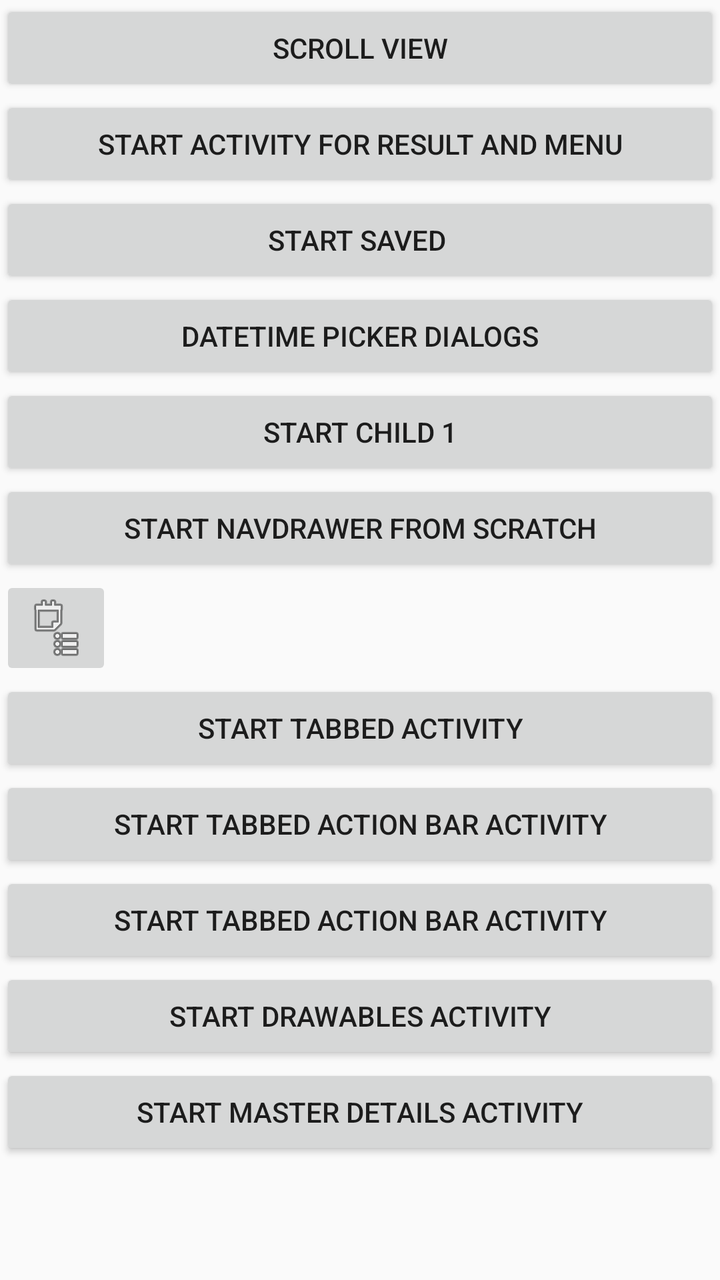
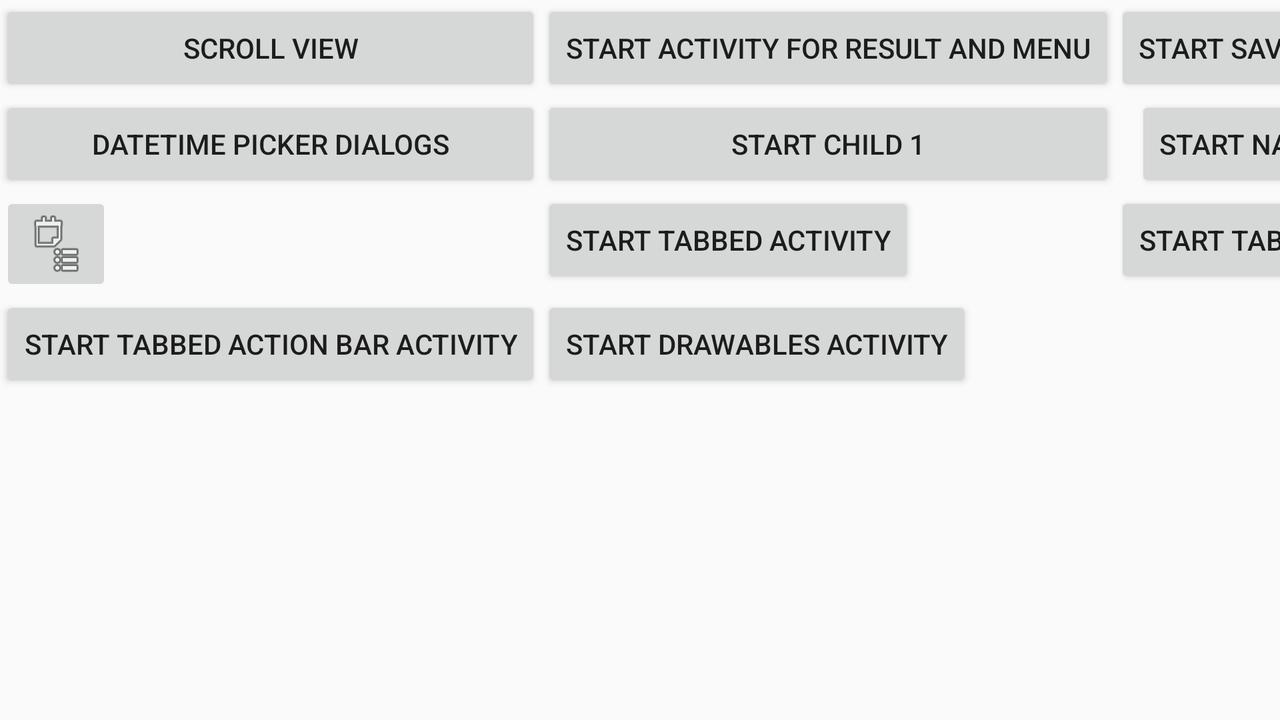

An Android layout and its configuration variant, each rendered on a device that would load it. The default file and the variant file are quoted in full after the pictures.
<!-- AndroidManifest.xml: activity theme Theme.AppCompat.DayNight.DarkActionBar -->
<!-- res/layout/activity_main.xml -->
<?xml version="1.0" encoding="utf-8"?>
<ScrollView xmlns:android="http://schemas.android.com/apk/res/android"
    xmlns:app="http://schemas.android.com/apk/res-auto"
    xmlns:tools="http://schemas.android.com/tools"
    android:layout_width="match_parent"
    android:layout_height="match_parent"
    tools:context=".MainActivity">

    <LinearLayout
        android:layout_width="match_parent"
        android:layout_height="wrap_content"
        android:orientation="vertical">

        <Button
            android:id="@+id/btn_scroll_view"
            android:layout_width="match_parent"
            android:layout_height="wrap_content"
            android:text="@string/btn_scroll_view"
            android:onClick="onClick"/>

        <Button
            android:id="@+id/btn_start_activity_result"
            android:layout_width="match_parent"
            android:layout_height="wrap_content"
            android:text="@string/btn_start_activity_for_result"
            android:onClick="onClick"/>
        <Button
            android:id="@+id/btn_saved"
            android:layout_width="match_parent"
            android:layout_height="wrap_content"
            android:text="Start Saved "
            android:onClick="onClick"/>

        <Button
            android:id="@+id/btn_datetime"
            android:layout_width="match_parent"
            android:layout_height="wrap_content"
            android:text="Datetime Picker Dialogs"
            android:onClick="onClick"/>
        <Button
            android:id="@+id/btn_startchild"
            android:layout_width="match_parent"
            android:layout_height="wrap_content"
            android:text="Start Child 1"
            android:onClick="onClick"/>
        <Button
            android:id="@+id/btn_navDrawerFromScratchActivity"
            android:layout_width="match_parent"
            android:layout_height="wrap_content"
            android:text="Start Navdrawer From Scratch"
            android:onClick="onClick"/>

        <ImageButton
            android:layout_width="wrap_content"
            android:layout_height="wrap_content"
            android:id="@+id/button_popup"
            android:src="@android:drawable/ic_menu_agenda"/>
        <Button
            android:id="@+id/btn_tabbedactivity"
            android:layout_width="match_parent"
            android:layout_height="wrap_content"
            android:text="Start Tabbed Activity"
            android:onClick="onClick"/>
        <Button
            android:id="@+id/btn_tabbedactionactivity"
            android:layout_width="match_parent"
            android:layout_height="wrap_content"
            android:text="Start Tabbed Action Bar Activity"
            android:onClick="onClick"/>
        <Button
            android:id="@+id/btn_mani_nav_drawer"
            android:layout_width="match_parent"
            android:layout_height="wrap_content"
            android:text="Start Tabbed Action Bar Activity"
            android:onClick="onClick"/>
        <Button
            android:id="@+id/btn_drawables"
            android:layout_width="match_parent"
            android:layout_height="wrap_content"
            android:text="Start Drawables Activity"
            android:onClick="onClick"/>
        <Button
            android:id="@+id/btn_master_details"
            android:layout_width="match_parent"
            android:layout_height="wrap_content"
            android:text="Start Master Details Activity"
            android:onClick="onClick"/>

    </LinearLayout>
</ScrollView>
<!-- resources referenced by this layout -->
<resources>
  <string name="btn_scroll_view">Scroll View</string>
  <string name="btn_start_activity_for_result">Start Activity For Result and Menu
      </string>
</resources>
<!-- res/layout-land/activity_main.xml (the repository's variant of the layout above) -->
<!-- drawn on the phone turned sideways -->
<?xml version="1.0" encoding="utf-8"?>
<ScrollView xmlns:android="http://schemas.android.com/apk/res/android"
    xmlns:app="http://schemas.android.com/apk/res-auto"
    xmlns:tools="http://schemas.android.com/tools"
    android:layout_width="match_parent"
    android:layout_height="match_parent"
    tools:context=".MainActivity">

    <GridLayout
        android:layout_width="match_parent"
        android:layout_height="wrap_content"
        android:columnCount="3"
        android:orientation="horizontal">

        <Button
            android:id="@+id/btn_scroll_view"
            android:layout_gravity="fill"
            android:layout_height="wrap_content"
            android:layout_column="0"
            android:onClick="onClick"
            android:text="@string/btn_scroll_view" />

        <Button
            android:id="@+id/btn_start_activity_result"
            android:layout_gravity="fill"
            android:layout_height="wrap_content"
            android:onClick="onClick"
            android:layout_column="1"
            android:text="@string/btn_start_activity_for_result" />

        <Button
            android:id="@+id/btn_saved"
            android:layout_height="wrap_content"
            android:onClick="onClick"
            android:layout_column="2"
            android:text="Start Saved " />

        <Button
            android:id="@+id/btn_datetime"
            android:layout_gravity="fill"
            android:layout_height="wrap_content"
            android:onClick="onClick"
            android:layout_column="0"
            android:text="Datetime Picker Dialogs" />

        <Button
            android:id="@+id/btn_startchild"
            android:layout_gravity="fill"
            android:layout_height="wrap_content"
            android:onClick="onClick"
            android:layout_column="1"
            android:text="Start Child 1" />

        <Button
            android:id="@+id/btn_navDrawerFromScratchActivity"
            android:layout_gravity="end"
            android:layout_height="wrap_content"
            android:onClick="onClick"
            android:layout_column="2"
            android:text="Start Navdrawer From Scratch" />

        <ImageButton
            android:id="@+id/button_popup"
            android:layout_width="wrap_content"
            android:layout_height="wrap_content"
            android:layout_column="0"
            android:src="@android:drawable/ic_menu_agenda" />

        <Button
            android:id="@+id/btn_tabbedactivity"
            
            android:layout_height="wrap_content"
            android:onClick="onClick"
            android:layout_column="1"
            android:text="Start Tabbed Activity" />

        <Button
            android:id="@+id/btn_tabbedactionactivity"
            
            android:layout_height="wrap_content"
            android:layout_column="2"
            android:onClick="onClick"
            android:text="Start Tabbed Action Bar Activity" />

        <Button
            android:id="@+id/btn_mani_nav_drawer"
            
            android:layout_height="wrap_content"
            android:onClick="onClick"
            android:layout_column="0"
            android:text="Start Tabbed Action Bar Activity" />

        <Button
            android:id="@+id/btn_drawables"
            
            android:layout_height="wrap_content"
            android:onClick="onClick"
            android:layout_column="1"
            android:text="Start Drawables Activity" />

    </GridLayout>
</ScrollView>
